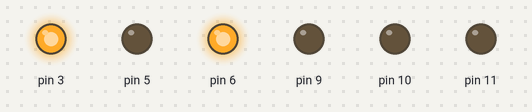
Bench run of a sketch on a simulated Arduino Uno, built with avr-gcc and run on an emulated ATmega328P. Parts: output pins drawn as LEDs (lit = HIGH).

Above: at 0.1 s.
At 50.1 s:
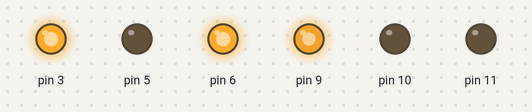
Timing chart, 0 to 51.6 s (numbered marks = the images above):
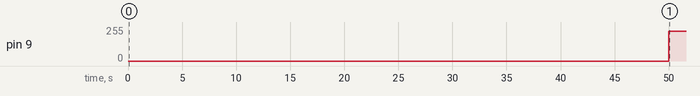

Measured:
- by itself, pin 9: 0/255 → 225/255 at 50.0 s

The sketch:

sketch_sep01c.ino
```cpp
int mot1=11, mot2=10,mot3=9,mot4=5, enable1=6,enable2=3;
void setup(){
  //pinMode(6 , OUTPUT);
  pinMode(11, OUTPUT);
  pinMode(10, OUTPUT);
  pinMode(6, OUTPUT);
  pinMode(9, OUTPUT);
  pinMode(5, OUTPUT);
  pinMode(3, OUTPUT);
  analogWrite(6,255);
  analogWrite(3,255);
}
void loop(){

  Serial.println("enter the distance");
  delay(50000);
  int flag=0;
  int dist;
  if(flag==0)
  {
    dist=Serial.read();
    flag=1;
  }
  int c=((dist-5)/20.420352);
  for(int i=0;i<c;i++){
  analogWrite(11,255);
  analogWrite(10,0);
  delay(100);
  analogWrite(11,0);
  delay(100);
  analogWrite(9,255);
  analogWrite(5,0);
  delay(100);
  analogWrite(9,0);
  delay(100);
  }
  analogWrite(11,0);
  analogWrite(10,0);
  analogWrite(5,0);
  analogWrite(9,225);
}
```
